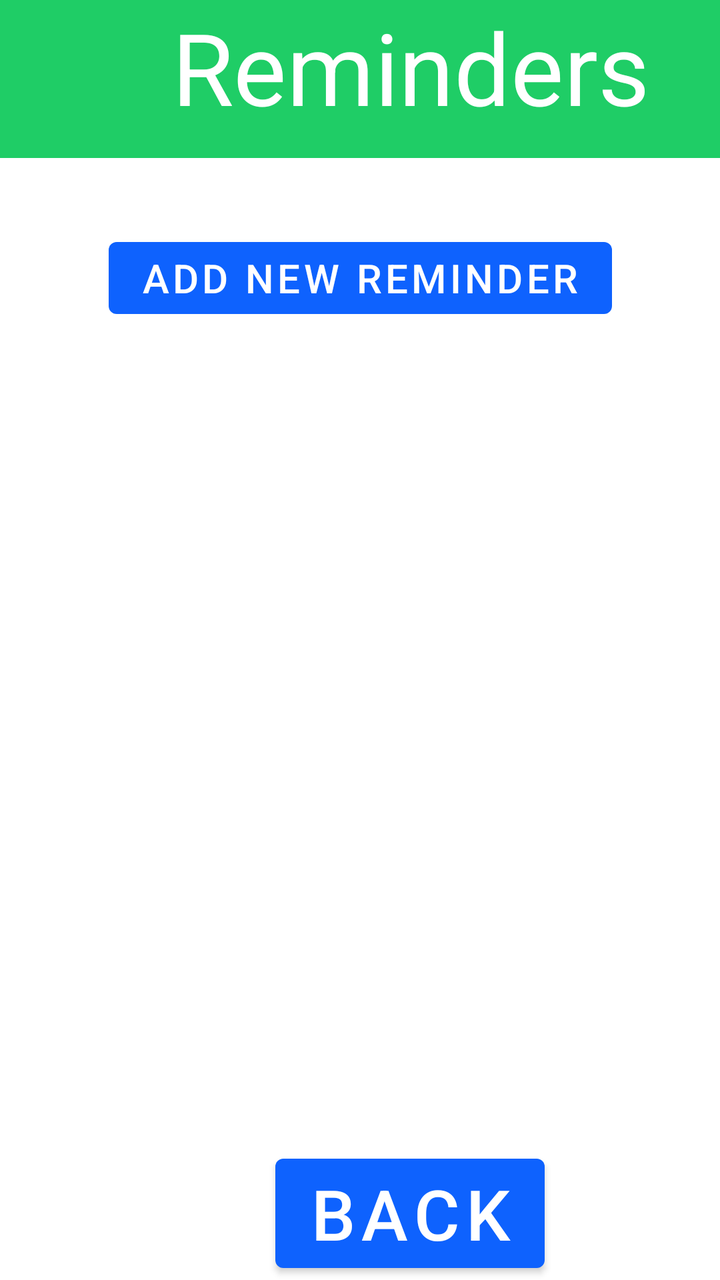
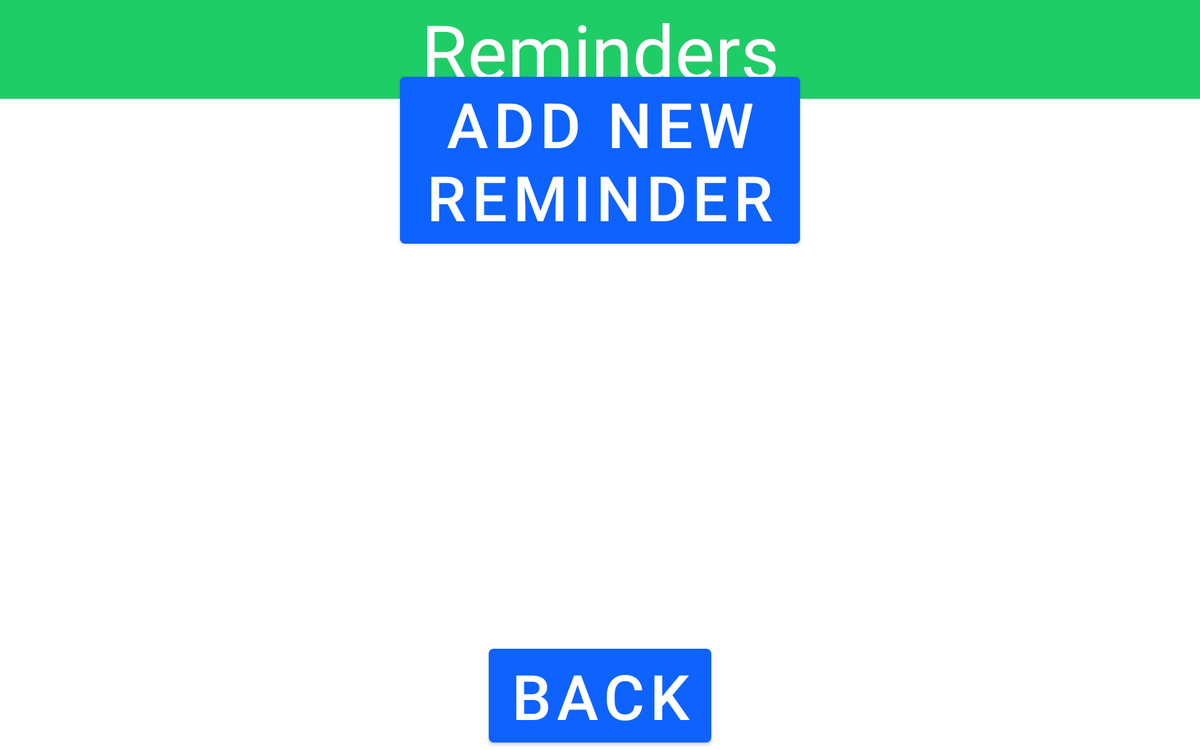

The same Android screen from two of the app's own layout files: first res/layout/ as a phone draws it, then the repository's variant for another configuration, drawn on a device whose configuration selects that folder. Both files follow.
<!-- AndroidManifest.xml: application theme Theme.FISEV2Concierge -->
<!-- res/layout/activity_view_reminders.xml -->
<?xml version="1.0" encoding="utf-8"?>
<androidx.constraintlayout.widget.ConstraintLayout
    xmlns:android="http://schemas.android.com/apk/res/android"
    xmlns:app="http://schemas.android.com/apk/res-auto"
    xmlns:tools="http://schemas.android.com/tools"
    android:layout_width="match_parent"
    android:layout_height="match_parent">


    <androidx.constraintlayout.widget.Guideline
        android:id="@+id/guideline70"
        android:layout_width="wrap_content"
        android:layout_height="wrap_content"
        android:orientation="vertical"
        app:layout_constraintGuide_begin="86dp" />

    <ImageView
        android:id="@+id/headerBox"
        android:layout_width="match_parent"
        android:layout_height="79dp"
        android:contentDescription="@string/header_description"
        app:layout_constraintEnd_toEndOf="parent"
        app:layout_constraintStart_toStartOf="parent"
        app:layout_constraintTop_toTopOf="parent"
        app:srcCompat="@drawable/box" />

    <TextView
        android:id="@+id/viewRemindersView"
        android:layout_width="wrap_content"
        android:layout_height="wrap_content"
        android:text="Reminders"
        android:textSize="50sp"
        android:textColor="@color/white"
        app:layout_constraintBottom_toTopOf="@+id/addNewReminder"
        app:layout_constraintEnd_toStartOf="@+id/guideline69"
        app:layout_constraintHorizontal_bias="0.497"
        app:layout_constraintStart_toStartOf="@+id/guideline70"
        app:layout_constraintTop_toTopOf="parent"
        app:layout_constraintVertical_bias="0.0" />

    <Button
        android:id="@+id/backButtonViewReminders"
        android:layout_width="wrap_content"
        android:layout_height="wrap_content"
        android:text="Back"
        android:textColor="@color/white"
        android:textSize="35sp"
        app:backgroundTint="#0e62fe"
        app:layout_constraintBottom_toBottomOf="parent"
        app:layout_constraintEnd_toStartOf="@+id/guideline69"
        app:layout_constraintStart_toStartOf="@+id/guideline70" />

    <Button
        android:id="@+id/addNewReminder"
        android:layout_width="wrap_content"
        android:layout_height="wrap_content"
        android:text="Add New Reminder"
        android:textSize="20sp"
        app:backgroundTint="#0e62fe"
        app:layout_constraintBottom_toTopOf="@+id/guideline67"
        app:layout_constraintEnd_toEndOf="parent"
        app:layout_constraintStart_toStartOf="parent" />

    <ImageView
        android:id="@+id/imageView"
        android:layout_width="83dp"
        android:layout_height="42dp"
        app:layout_constraintBottom_toBottomOf="parent"
        app:layout_constraintStart_toStartOf="parent"
        app:srcCompat="@drawable/ibm_logo" />

    <ImageView
        android:id="@+id/imageView2"
        android:layout_width="61dp"
        android:layout_height="34dp"
        app:layout_constraintBottom_toBottomOf="parent"
        app:layout_constraintEnd_toEndOf="parent"
        app:srcCompat="@drawable/ucl_logo" />

    <androidx.constraintlayout.widget.Guideline
        android:id="@+id/guideline66"
        android:layout_width="wrap_content"
        android:layout_height="wrap_content"
        android:orientation="horizontal"
        app:layout_constraintGuide_begin="743dp" />

    <androidx.constraintlayout.widget.Guideline
        android:id="@+id/guideline67"
        android:layout_width="wrap_content"
        android:layout_height="wrap_content"
        android:orientation="horizontal"
        app:layout_constraintGuide_begin="163dp" />

    <androidx.constraintlayout.widget.Guideline
        android:id="@+id/guideline69"
        android:layout_width="wrap_content"
        android:layout_height="wrap_content"
        android:orientation="vertical"
        app:layout_constraintGuide_begin="324dp" />

    <ListView
        android:id="@+id/remindersListView"
        android:layout_width="match_parent"
        android:layout_height="200dp"
        android:layout_marginTop="12dp"
        app:layout_constraintEnd_toEndOf="parent"
        app:layout_constraintHorizontal_bias="0.0"
        app:layout_constraintStart_toStartOf="parent"
        app:layout_constraintTop_toTopOf="@+id/guideline67"
        android:fadeScrollbars="false"
        android:scrollbarThumbVertical="@drawable/scrollbar"
        android:scrollbarSize="12dip"
        android:scrollbarAlwaysDrawVerticalTrack="true"/>

</androidx.constraintlayout.widget.ConstraintLayout>
<!-- resources referenced by this layout -->
<resources>
  <color name="white">#FFFFFFFF</color>
  <!-- drawable box (drawable) -->
  <?xml version="1.0" encoding="utf-8"?>
  
  <shape xmlns:android="http://schemas.android.com/apk/res/android"
      android:shape="rectangle">
  <stroke
      android:width="2dp"
      android:color="#1FCD66" />
  <solid
      android:color="#1FCD66"/>
  </shape>
  <!-- drawable scrollbar (drawable) -->
  <?xml version="1.0" encoding="utf-8"?>
  <shape xmlns:android="http://schemas.android.com/apk/res/android" >
  
      <gradient
          android:angle="45"
          android:centerColor="@color/black"
          android:endColor="@color/black"
          android:startColor="@color/black"
          android:scrollbarSize="12dip" />
  
  </shape>
  <string name="header_description">Header</string>
  <style name="Theme.FISEV2Concierge" parent="Theme.MaterialComponents.DayNight.DarkActionBar">
          
          <item name="colorPrimary">@color/custom_green</item>
          <item name="colorPrimaryVariant">@color/custom_green</item>
          <item name="colorOnPrimary">@color/white</item>
          
          <item name="colorSecondary">@color/teal_200</item>
          <item name="colorSecondaryVariant">@color/teal_700</item>
          <item name="colorOnSecondary">@color/black</item>
          
          <item name="android:statusBarColor" tools:targetApi="l">?attr/colorPrimaryVariant</item>
          
      </style>
  <color name="black">#FF000000</color>
  <color name="custom_green">#1FCD66</color>
  <color name="teal_200">#FF03DAC5</color>
  <color name="teal_700">#FF018786</color>
</resources>
<!-- res/layout-sw600dp-land/activity_view_reminders.xml (the repository's variant of the layout above) -->
<!-- drawn on a 7-inch tablet turned sideways -->
<?xml version="1.0" encoding="utf-8"?>
<androidx.constraintlayout.widget.ConstraintLayout
    xmlns:android="http://schemas.android.com/apk/res/android"
    xmlns:app="http://schemas.android.com/apk/res-auto"
    xmlns:tools="http://schemas.android.com/tools"
    android:layout_width="match_parent"
    android:layout_height="match_parent">


    <ImageView
        android:id="@+id/headerBox"
        android:layout_width="match_parent"
        android:layout_height="79dp"
        android:contentDescription="@string/header_description"
        app:layout_constraintEnd_toEndOf="parent"
        app:layout_constraintStart_toStartOf="parent"
        app:layout_constraintTop_toTopOf="parent"
        app:srcCompat="@drawable/box" />

    <TextView
        android:id="@+id/viewRemindersView"
        android:layout_width="wrap_content"
        android:layout_height="wrap_content"
        android:text="Reminders"
        android:textSize="60sp"
        android:textColor="@color/white"
        app:layout_constraintEnd_toEndOf="parent"
        app:layout_constraintStart_toStartOf="parent"
        app:layout_constraintTop_toTopOf="parent" />

    <Button
        android:id="@+id/backButtonViewReminders"
        android:layout_width="wrap_content"
        android:layout_height="wrap_content"
        android:text="Back"
        android:textColor="@color/white"
        android:textSize="50sp"
        app:backgroundTint="#0e62fe"
        app:layout_constraintBottom_toBottomOf="parent"
        app:layout_constraintEnd_toEndOf="parent"
        app:layout_constraintStart_toStartOf="parent" />

    <Button
        android:id="@+id/addNewReminder"
        android:layout_width="wrap_content"
        android:layout_height="wrap_content"
        android:text="Add New Reminder"
        android:textSize="50sp"
        app:backgroundTint="#0e62fe"
        android:textColor="@color/white"
        app:layout_constraintBottom_toTopOf="@+id/guideline67"
        app:layout_constraintEnd_toEndOf="parent"
        app:layout_constraintStart_toStartOf="parent" />

    <ImageView
        android:id="@+id/imageView"
        android:layout_width="90dp"
        android:layout_height="39dp"
        app:layout_constraintBottom_toBottomOf="parent"
        app:layout_constraintStart_toStartOf="parent"
        app:srcCompat="@drawable/ibm_logo" />

    <ImageView
        android:id="@+id/imageView2"
        android:layout_width="61dp"
        android:layout_height="34dp"
        app:layout_constraintBottom_toBottomOf="parent"
        app:layout_constraintEnd_toEndOf="parent"
        app:srcCompat="@drawable/ucl_logo" />

    <androidx.constraintlayout.widget.Guideline
        android:id="@+id/guideline66"
        android:layout_width="wrap_content"
        android:layout_height="wrap_content"
        android:orientation="horizontal"
        app:layout_constraintGuide_begin="1229dp" />

    <androidx.constraintlayout.widget.Guideline
        android:id="@+id/guideline67"
        android:layout_width="wrap_content"
        android:layout_height="wrap_content"
        android:orientation="horizontal"
        app:layout_constraintGuide_begin="201dp" />

    <ListView
        android:id="@+id/remindersListView"
        android:layout_width="match_parent"
        android:layout_height="190dp"
        android:layout_marginTop="48dp"
        app:layout_constraintEnd_toEndOf="parent"
        app:layout_constraintHorizontal_bias="0.0"
        app:layout_constraintStart_toStartOf="parent"
        app:layout_constraintTop_toTopOf="@+id/guideline67"
        android:fadeScrollbars="false"
        android:scrollbarThumbVertical="@drawable/scrollbar"
        android:scrollbarSize="12dip"
        android:scrollbarAlwaysDrawVerticalTrack="true"/>

</androidx.constraintlayout.widget.ConstraintLayout>
